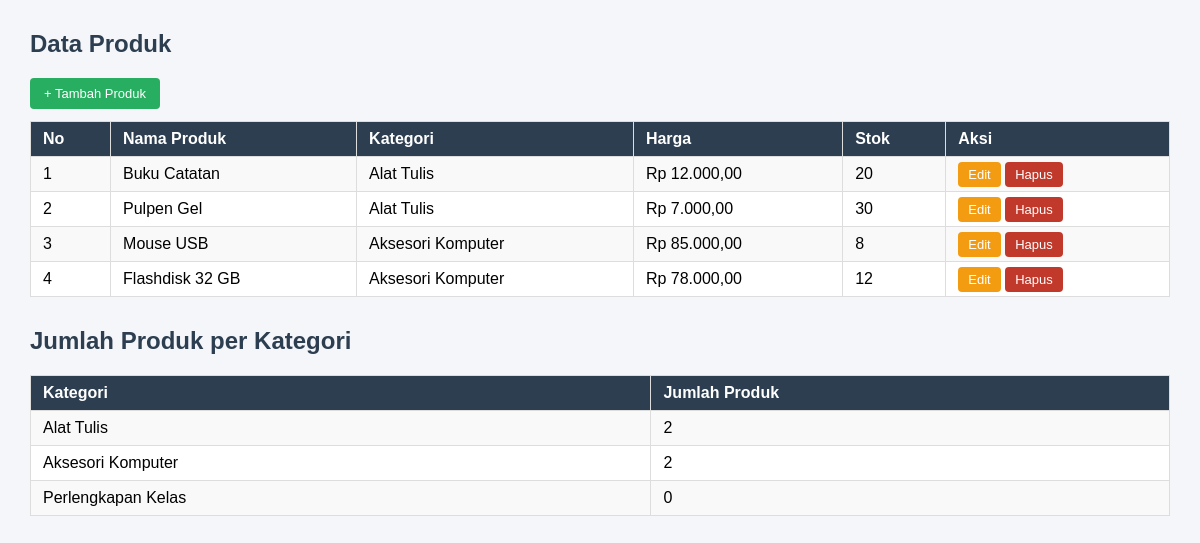
The page / on the database its author committed.
### tables this page shows
CREATE TABLE produk (
    id_produk INT UNSIGNED AUTO_INCREMENT PRIMARY KEY,
    id_kategori INT UNSIGNED NOT NULL,
    nama_produk VARCHAR(120) NOT NULL,
    harga DECIMAL(12,2) NOT NULL,
    stok INT UNSIGNED NOT NULL DEFAULT 0,
    CONSTRAINT fk_produk_kategori
    FOREIGN KEY (id_kategori) REFERENCES kategori (id_kategori)
    ON UPDATE CASCADE ON DELETE RESTRICT
);

CREATE TABLE kategori (
    id_kategori INT UNSIGNED AUTO_INCREMENT PRIMARY KEY,
    nama_kategori VARCHAR(80) NOT NULL UNIQUE
);

### index.php (the view, shortened to what this page needs)
<?php
require 'koneksi.php';
$produk = $koneksi->query("
    SELECT p.id_produk, p.nama_produk, k.nama_kategori, p.harga, p.stok
    FROM produk p
    INNER JOIN kategori k ON p.id_kategori = k.id_kategori
    ORDER BY p.id_produk
");
$rekap = $koneksi->query("
    SELECT k.nama_kategori, COUNT(p.id_produk) AS jumlah_produk
    FROM kategori k
    LEFT JOIN produk p ON k.id_kategori = p.id_kategori
    GROUP BY k.id_kategori, k.nama_kategori
    ORDER BY k.id_kategori
");
?>
<!DOCTYPE html>
<html lang="id">
<head>
</head>
<body>
    <h2>Data Produk</h2>
    <a href="tambah.php" class="btn tambah">+ Tambah Produk</a>
    <table>
        <tr>
            <th>No</th><th>Nama Produk</th><th>Kategori</th>
            <th>Harga</th><th>Stok</th><th>Aksi</th>
        </tr>
        <?php $no = 1; while ($row = $produk->fetch_assoc()): ?>
        <tr>
            <td><?= $no++ ?></td>
            <td><?= htmlspecialchars($row['nama_produk']) ?></td>
            <td><?= htmlspecialchars($row['nama_kategori']) ?></td>
            <td>Rp <?= number_format($row['harga'], 2, ',', '.') ?></td>
            <td><?= $row['stok'] ?></td>
            <td>
                <a href="edit.php?id=<?= $row['id_produk'] ?>" class="btn edit">Edit</a>
                <a href="hapus.php?id=<?= $row['id_produk'] ?>" class="btn hapus"
                   onclick="return confirm('Yakin hapus produk ini?')">Hapus</a>
            </td>
        </tr>
        <?php endwhile; ?>
    </table>
    <h2>Jumlah Produk per Kategori</h2>
    <table>
        <tr><th>Kategori</th><th>Jumlah Produk</th></tr>
        <?php while ($r = $rekap->fetch_assoc()): ?>
        <tr>
            <td><?= htmlspecialchars($r['nama_kategori']) ?></td>
            <td><?= $r['jumlah_produk'] ?></td>
        </tr>
        <?php endwhile; ?>
    </table>
</body>
</html>

### index.php (style rules this page uses)
body { font-family: Arial, sans-serif; margin: 30px; background: #f4f6f9; }
h2 { color: #2c3e50; }
table { border-collapse: collapse; width: 100%; background: #fff; margin-bottom: 30px; }
th, td { border: 1px solid #ddd; padding: 8px 12px; text-align: left; }
th { background: #2c3e50; color: #fff; }
tr:nth-child(even) { background: #f9f9f9; }
.btn { padding: 5px 10px; text-decoration: none; color: #fff; border-radius: 4px; font-size: 13px; }
.tambah { background: #27ae60; display: inline-block; margin-bottom: 12px; padding: 8px 14px; }
.edit { background: #f39c12; }
.hapus { background: #c0392b; }

### rows shown on the page
produk: nama_produk "Buku Catatan", id_kategori.nama_kategori "Alat Tulis", harga "12.000,00", stok "20"
produk: nama_produk "Pulpen Gel", id_kategori.nama_kategori "Alat Tulis", harga "7.000,00", stok "30"
produk: nama_produk "Mouse USB", id_kategori.nama_kategori "Aksesori Komputer", harga "85.000,00", stok "8"
produk: nama_produk "Flashdisk 32 GB", id_kategori.nama_kategori "Aksesori Komputer", harga "78.000,00", stok "12"

### other values the page prints
$r['nama_kategori'] "Alat Tulis"
$r['jumlah_produk'] "2"
$r['nama_kategori'] "Aksesori Komputer"
$r['nama_kategori'] "Perlengkapan Kelas"
$r['jumlah_produk'] "0"
